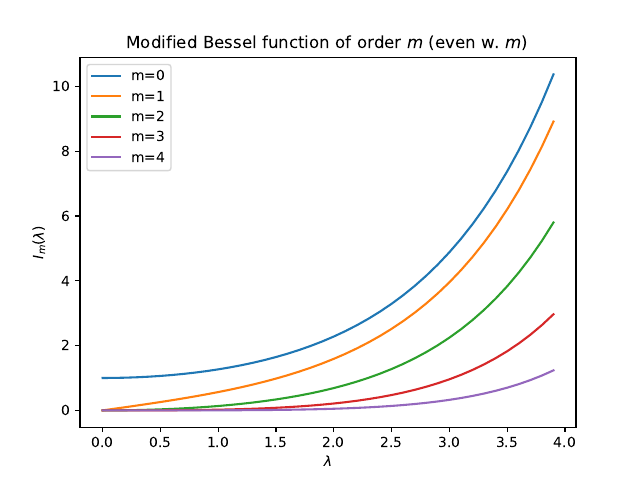

Write Python code to recreate this figure.

import numpy as np
from scipy.special import iv
import matplotlib.pyplot as plt


multiply by exp - lambda


def main():
    l=np.arange(0.0, 4.0, 0.1)
    for m in range(5):
        plt.plot(l, iv(m, l), label = 'm={}'.format(m))
    plt.title('Modified Bessel function of order $m$ (even w. $m$)')
    plt.xlabel('$\lambda$')
    plt.ylabel('$I_m(\lambda$)')
    plt.legend(loc = 'upper left')
    plt.savefig('Im.pdf')


if __name__ == '__main__':
    main()

